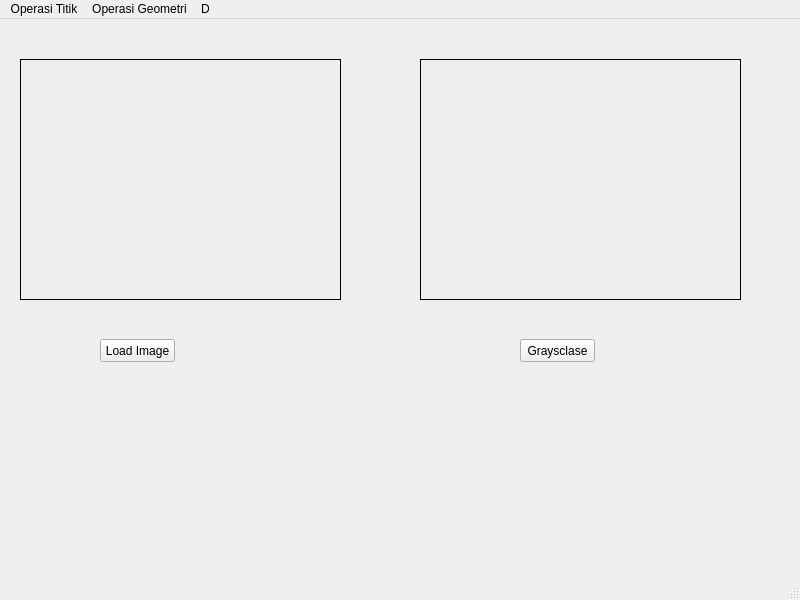
<?xml version="1.0" encoding="UTF-8"?>
<ui version="4.0">
 <class>MainWindow</class>
 <widget class="QMainWindow" name="MainWindow">
  <property name="geometry">
   <rect>
    <x>0</x>
    <y>0</y>
    <width>800</width>
    <height>600</height>
   </rect>
  </property>
  <property name="windowTitle">
   <string>MainWindow</string>
  </property>
  <widget class="QWidget" name="centralwidget">
   <widget class="QLabel" name="imgLabel">
    <property name="geometry">
     <rect>
      <x>20</x>
      <y>40</y>
      <width>321</width>
      <height>241</height>
     </rect>
    </property>
    <property name="frameShape">
     <enum>QFrame::Box</enum>
    </property>
    <property name="text">
     <string/>
    </property>
   </widget>
   <widget class="QPushButton" name="pushButton">
    <property name="geometry">
     <rect>
      <x>100</x>
      <y>320</y>
      <width>75</width>
      <height>23</height>
     </rect>
    </property>
    <property name="text">
     <string>Load Image</string>
    </property>
   </widget>
   <widget class="QLabel" name="hasilLabel">
    <property name="geometry">
     <rect>
      <x>420</x>
      <y>40</y>
      <width>321</width>
      <height>241</height>
     </rect>
    </property>
    <property name="frameShape">
     <enum>QFrame::Box</enum>
    </property>
    <property name="text">
     <string/>
    </property>
   </widget>
   <widget class="QPushButton" name="grayButton">
    <property name="geometry">
     <rect>
      <x>520</x>
      <y>320</y>
      <width>75</width>
      <height>23</height>
     </rect>
    </property>
    <property name="text">
     <string>Graysclase</string>
    </property>
   </widget>
  </widget>
  <widget class="QMenuBar" name="menubar">
   <property name="geometry">
    <rect>
     <x>0</x>
     <y>0</y>
     <width>800</width>
     <height>26</height>
    </rect>
   </property>
   <widget class="QMenu" name="menuOperasi_Titik">
    <property name="title">
     <string>Operasi Titik</string>
    </property>
    <addaction name="actionBrightness"/>
    <addaction name="actionSimple_Contrast"/>
    <addaction name="actionContrast_Stretching"/>
    <addaction name="actionNegative_Image"/>
    <addaction name="actionBiner_Image"/>
    <addaction name="actionHistogram_Grayscale"/>
    <addaction name="actionRGB_Histogram"/>
    <addaction name="actionHistogram_Equalization"/>
   </widget>
   <widget class="QMenu" name="menuOperasi_Geometri">
    <property name="title">
     <string>Operasi Geometri</string>
    </property>
    <widget class="QMenu" name="menuRotasi">
     <property name="title">
      <string>Rotasi</string>
     </property>
     <addaction name="action_45_Derajat"/>
     <addaction name="action45_Derajat"/>
     <addaction name="action_90_Derajat"/>
     <addaction name="action90_Derajat"/>
     <addaction name="action180_Derajat"/>
    </widget>
    <widget class="QMenu" name="menuMenu_Resize">
     <property name="title">
      <string>Menu Resize</string>
     </property>
     <addaction name="actionZoom_in"/>
     <addaction name="actionZoom_out"/>
     <addaction name="actionSkewed_Image"/>
    </widget>
    <addaction name="actionTranslasi"/>
    <addaction name="menuRotasi"/>
    <addaction name="menuMenu_Resize"/>
    <addaction name="actionCrop"/>
    <addaction name="actionAdd"/>
    <addaction name="actionSub"/>
   </widget>
   <widget class="QMenu" name="menuD">
    <property name="title">
     <string>D</string>
    </property>
    <addaction name="actionKonvolusi"/>
    <addaction name="actionMeanFilter"/>
    <addaction name="actionGaussian_Filter"/>
    <addaction name="actionSharping"/>
    <addaction name="actionMedian_Filtering"/>
    <addaction name="actionMax_Filtering"/>
   </widget>
   <addaction name="menuOperasi_Titik"/>
   <addaction name="menuOperasi_Geometri"/>
   <addaction name="menuD"/>
  </widget>
  <widget class="QStatusBar" name="statusbar"/>
  <action name="actionBrightness">
   <property name="text">
    <string>Brightness</string>
   </property>
  </action>
  <action name="actionSimple_Contrast">
   <property name="text">
    <string>Simple Contrast</string>
   </property>
  </action>
  <action name="actionContrast_Stretching">
   <property name="text">
    <string>Contrast Stretching</string>
   </property>
  </action>
  <action name="actionNegative_Image">
   <property name="text">
    <string>Negative Image</string>
   </property>
  </action>
  <action name="actionBiner_Image">
   <property name="text">
    <string>Biner Image</string>
   </property>
  </action>
  <action name="actionHistogram_Grayscale">
   <property name="text">
    <string>Histogram Grayscale</string>
   </property>
  </action>
  <action name="actionRGB_Histogram">
   <property name="text">
    <string>Histogram RGB</string>
   </property>
  </action>
  <action name="actionHistogram_Equalization">
   <property name="text">
    <string>Histogram Equalization</string>
   </property>
  </action>
  <action name="actionTranslasi">
   <property name="text">
    <string>Translasi</string>
   </property>
  </action>
  <action name="action_45_Derajat">
   <property name="text">
    <string>-45 Derajat</string>
   </property>
  </action>
  <action name="action45_Derajat">
   <property name="text">
    <string>45 Derajat</string>
   </property>
  </action>
  <action name="action_90_Derajat">
   <property name="text">
    <string>-90 Derajat</string>
   </property>
  </action>
  <action name="action90_Derajat">
   <property name="text">
    <string>90 Derajat</string>
   </property>
  </action>
  <action name="action180_Derajat">
   <property name="text">
    <string>180 Derajat</string>
   </property>
  </action>
  <action name="actionZoom_in">
   <property name="text">
    <string>Zoom in</string>
   </property>
  </action>
  <action name="actionZoom_out">
   <property name="text">
    <string>Zoom out</string>
   </property>
  </action>
  <action name="actionSkewed_Image">
   <property name="text">
    <string>Skewed Image</string>
   </property>
  </action>
  <action name="actionCrop">
   <property name="text">
    <string>Crop</string>
   </property>
  </action>
  <action name="actionadd">
   <property name="text">
    <string>add</string>
   </property>
  </action>
  <action name="actionAdd">
   <property name="text">
    <string>Add</string>
   </property>
  </action>
  <action name="actionSub">
   <property name="text">
    <string>Sub</string>
   </property>
  </action>
  <action name="actionKonvolusi">
   <property name="text">
    <string>Konvolusi</string>
   </property>
  </action>
  <action name="actionMeanFilter">
   <property name="text">
    <string>Mean Filter</string>
   </property>
  </action>
  <action name="actionGaussian_Filter">
   <property name="text">
    <string>Gaussian Filter</string>
   </property>
  </action>
  <action name="actionSharping">
   <property name="text">
    <string>Sharping</string>
   </property>
  </action>
  <action name="actionMedian_Filtering">
   <property name="text">
    <string>Median Filtering</string>
   </property>
  </action>
  <action name="actionMax_Filtering">
   <property name="text">
    <string>Max Filtering</string>
   </property>
  </action>
 </widget>
 <resources/>
 <connections/>
</ui>
